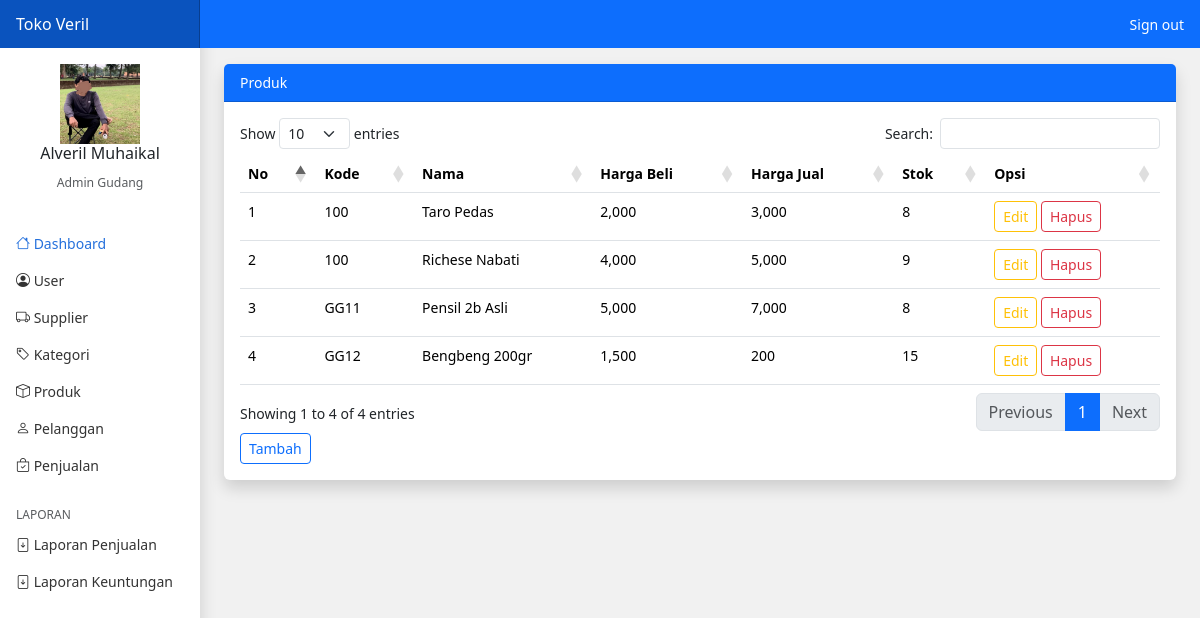
The app's page /gudang/index.php?page=produk (signed in) with its own data.
### tables this page shows
CREATE TABLE `produk` (
  `id_produk` int(11) NOT NULL,
  `id_supplier` int(11) NOT NULL,
  `id_kategori` int(11) NOT NULL,
  `id_toko` int(11) NOT NULL,
  `kode_produk` varchar(25) NOT NULL,
  `nama_produk` varchar(255) NOT NULL,
  `beli_produk` int(11) NOT NULL,
  `jual_produk` int(11) NOT NULL,
  `stok_produk` int(11) NOT NULL,
  `foto_produk` varchar(255) NOT NULL,
  `keterangan_produk` text NOT NULL
);

### gudang/produk.php (the view)
<?php
$id_toko =$_SESSION['user']['id_toko'];
$produk = array();
$ambil = $koneksi->query("SELECT * FROM produk WHERE id_toko ='$id_toko'");
while($tiap = $ambil->fetch_assoc())
{
    $produk[] = $tiap;
}
?>
<div class="card border-0 shadow">
    <div class="card-header bg-primary text-white">Produk</div>
    <div class="card-body">
        <table class="table" id="example">
            <thead>
                <tr>
                    <th>No</th>
                    <th>Kode</th>
                    <th>Nama</th>
                    <th>Harga Beli</th>
                    <th>Harga Jual</th>
                    <th>Stok</th>
                    <th>Opsi</th>
                </tr>
            </thead>
            <tbody>
                <?php foreach ($produk as $key => $value): ?>
                <tr>
                    <td><?php echo $key +1 ?></td>
                    <td><?php echo $value["kode_produk"] ?></td>
                    <td><?php echo $value["nama_produk"] ?></td>
                    <td><?php echo number_format($value["beli_produk"]) ?></td>
                    <td><?php echo number_format($value["jual_produk"]) ?></td>
                    <td><?php echo number_format($value["stok_produk"]) ?></td>
                    <td>
                        <a class="btn btn-outline-warning btn-sm" href="index.php?page=produk_edit&id=<?php echo $value["id_produk"] ?>">Edit</a>
                        <a class="btn btn-outline-danger btn-sm" href="index.php?page=produk_hapus&id=<?php echo $value["id_produk"] ?>">Hapus</a>
                    </td>
                </tr>
                <?php endforeach ?>
            </tbody>
        </table>
        <a class="btn btn-outline-primary btn-sm" href="index.php?page=produk_tambah">Tambah</a>
    </div>
</div>

### assets/css/dashboard.css (style rules this page uses)
body { font-size: .875rem; }

### records on screen
produk: kode_produk "100", nama_produk "Taro Pedas", beli_produk "2,000", jual_produk "3,000", stok_produk "8"
produk: kode_produk "100", nama_produk "Richese Nabati", beli_produk "4,000", jual_produk "5,000", stok_produk "9"
produk: kode_produk "GG11", nama_produk "Pensil 2b Asli", beli_produk "5,000", jual_produk "7,000", stok_produk "8"
produk: kode_produk "GG12", nama_produk "Bengbeng 200gr", beli_produk "1,500", jual_produk "200", stok_produk "15"

### other values on screen
$_SESSION['user']['nama_user'] "Alveril Muhaikal"
